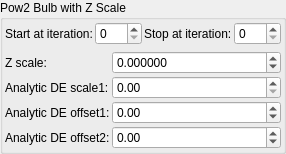
    <widget class="QGroupBox" name="groupBox_5">
     <property name="title">
      <string>Pow2 Bulb with Z Scale</string>
     </property>
     <layout class="QVBoxLayout" name="verticalLayout_7">
      <property name="leftMargin">
       <number>2</number>
      </property>
      <property name="topMargin">
       <number>2</number>
      </property>
      <property name="rightMargin">
       <number>2</number>
      </property>
      <property name="bottomMargin">
       <number>2</number>
      </property>
      <item>
       <layout class="QGridLayout" name="gridLayout_80">
        <property name="spacing">
         <number>2</number>
        </property>
        <item row="2" column="1">
         <widget class="MySpinBox" name="spinboxInt_transf_start_iterations_A">
          <property name="sizePolicy">
           <sizepolicy hsizetype="Minimum" vsizetype="Maximum">
            <horstretch>0</horstretch>
            <verstretch>0</verstretch>
           </sizepolicy>
          </property>
          <property name="minimum">
           <number>0</number>
          </property>
          <property name="maximum">
           <number>999</number>
          </property>
          <property name="value">
           <number>0</number>
          </property>
         </widget>
        </item>
        <item row="2" column="0">
         <widget class="QLabel" name="label_72">
          <property name="text">
           <string>Start at iteration:</string>
          </property>
         </widget>
        </item>
        <item row="2" column="3">
         <widget class="MySpinBox" name="spinboxInt_transf_stop_iterations_A">
          <property name="sizePolicy">
           <sizepolicy hsizetype="Preferred" vsizetype="Maximum">
            <horstretch>0</horstretch>
            <verstretch>0</verstretch>
           </sizepolicy>
          </property>
          <property name="maximum">
           <number>999</number>
          </property>
         </widget>
        </item>
        <item row="2" column="2">
         <widget class="QLabel" name="label_52">
          <property name="text">
           <string>Stop at iteration:</string>
          </property>
         </widget>
        </item>
       </layout>
      </item>
      <item>
       <layout class="QGridLayout" name="gridLayout" columnstretch="0,1">
        <property name="spacing">
         <number>2</number>
        </property>
        <item row="0" column="1">
         <widget class="MyDoubleSpinBox" name="spinbox_boxfold_bulbpow2_z_factor">
          <property name="sizePolicy">
           <sizepolicy hsizetype="Minimum" vsizetype="Maximum">
            <horstretch>0</horstretch>
            <verstretch>0</verstretch>
           </sizepolicy>
          </property>
          <property name="prefix">
           <string/>
          </property>
          <property name="suffix">
           <string/>
          </property>
          <property name="decimals">
           <number>6</number>
          </property>
          <property name="minimum">
           <double>-99.000000000000000</double>
          </property>
          <property name="maximum">
           <double>99.000000000000000</double>
          </property>
          <property name="singleStep">
           <double>0.100000000000000</double>
          </property>
         </widget>
        </item>
        <item row="0" column="0">
         <widget class="QLabel" name="label_8">
          <property name="text">
           <string>Z scale:</string>
          </property>
         </widget>
        </item>
        <item row="2" column="0">
         <widget class="QLabel" name="label_177">
          <property name="text">
           <string>Analytic DE offset1:</string>
          </property>
          <property name="wordWrap">
           <bool>true</bool>
          </property>
         </widget>
        </item>
        <item row="1" column="0">
         <widget class="QLabel" name="label_176">
          <property name="text">
           <string>Analytic DE scale1:</string>
          </property>
          <property name="wordWrap">
           <bool>true</bool>
          </property>
         </widget>
        </item>
        <item row="3" column="0">
         <widget class="QLabel" name="label_178">
          <property name="text">
           <string>Analytic DE offset2:</string>
          </property>
          <property name="wordWrap">
           <bool>true</bool>
          </property>
         </widget>
        </item>
        <item row="1" column="1">
         <widget class="MyDoubleSpinBox" name="spinbox_analyticDE_scale_1">
          <property name="sizePolicy">
           <sizepolicy hsizetype="Minimum" vsizetype="Maximum">
            <horstretch>0</horstretch>
            <verstretch>0</verstretch>
           </sizepolicy>
          </property>
          <property name="prefix">
           <string/>
          </property>
          <property name="suffix">
           <string/>
          </property>
          <property name="decimals">
           <number>2</number>
          </property>
          <property name="minimum">
           <double>0.000000000000000</double>
          </property>
          <property name="maximum">
           <double>99.989999999999995</double>
          </property>
          <property name="singleStep">
           <double>0.100000000000000</double>
          </property>
         </widget>
        </item>
        <item row="2" column="1">
         <widget class="MyDoubleSpinBox" name="spinbox_analyticDE_offset_1">
          <property name="sizePolicy">
           <sizepolicy hsizetype="Minimum" vsizetype="Maximum">
            <horstretch>0</horstretch>
            <verstretch>0</verstretch>
           </sizepolicy>
          </property>
          <property name="prefix">
           <string/>
          </property>
          <property name="suffix">
           <string/>
          </property>
          <property name="decimals">
           <number>2</number>
          </property>
          <property name="minimum">
           <double>-99.989999999999995</double>
          </property>
          <property name="maximum">
           <double>99.989999999999995</double>
          </property>
          <property name="singleStep">
           <double>0.100000000000000</double>
          </property>
         </widget>
        </item>
        <item row="3" column="1">
         <widget class="MyDoubleSpinBox" name="spinbox_analyticDE_offset_2">
          <property name="sizePolicy">
           <sizepolicy hsizetype="Minimum" vsizetype="Maximum">
            <horstretch>0</horstretch>
            <verstretch>0</verstretch>
           </sizepolicy>
          </property>
          <property name="prefix">
           <string/>
          </property>
          <property name="suffix">
           <string/>
          </property>
          <property name="decimals">
           <number>2</number>
          </property>
          <property name="minimum">
           <double>-99.989999999999995</double>
          </property>
          <property name="maximum">
           <double>99.989999999999995</double>
          </property>
          <property name="singleStep">
           <double>0.100000000000000</double>
          </property>
         </widget>
        </item>
       </layout>
      </item>
     </layout>
    </widget>
